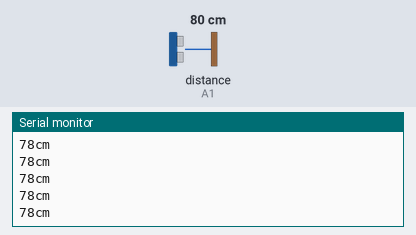
Bench run of a sketch on a simulated Arduino Uno, built with avr-gcc and run on an emulated ATmega328P. Shown: the last lines printed to the serial monitor. Wiring (inferred from the names in the program): ultrasonic range finder: trigger A0; echo A1. The test bench sets the inputs (shaded band); at power-on: distance to the obstacle (sensor on A1) 80 cm. The echo pulse lasts 58.3 µs per cm.

Above: at 1.3 s.
1.4 s: distance to the obstacle (sensor on A1) set to 2 cm
At 1.7 s:
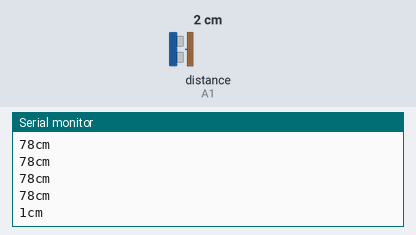
2.9 s: distance to the obstacle (sensor on A1) set to 4 cm
At 2.97 s:
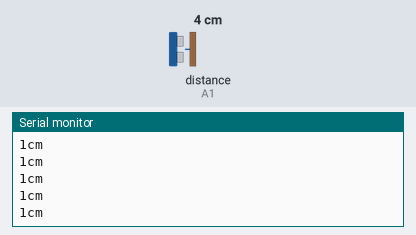
Timing chart, 0 to 5.9 s (numbered marks = the images above; inputs shaded):
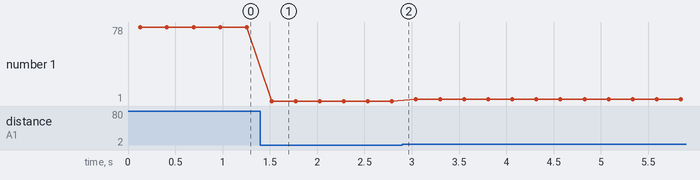

The sketch:

Sensor_Led_.ino
```cpp
#include "SR04.h"
#define TRIG_PIN A0
#define ECHO_PIN A1
#define LED1_PIN 0
#define LED2_PIN 1
#define LED3_PIN 2
#define LED4_PIN 3
#define LED5_PIN 4
SR04 sr04 = SR04(ECHO_PIN,TRIG_PIN);
long a;

void setup() {
   Serial.begin(9600);
   delay(100);
}

void loop() {
   a=sr04.Distance();
   Serial.print(a);
   Serial.println("cm");
   delay(100);
   digitalWrite (LED1_PIN, LOW);
   digitalWrite (LED2_PIN, LOW);
   digitalWrite (LED3_PIN, LOW);
   digitalWrite (LED4_PIN, LOW);
   digitalWrite (LED5_PIN, LOW);

   if (sr04.Distance() > 20)
   digitalWrite (LED1_PIN, HIGH);
   digitalWrite (LED2_PIN, LOW);
   digitalWrite (LED3_PIN, LOW);
   digitalWrite (LED4_PIN, LOW);
   digitalWrite (LED5_PIN, LOW);
   if (sr04.Distance() > 40)
   digitalWrite (LED2_PIN, HIGH);
    digitalWrite (LED1_PIN, LOW);
   digitalWrite (LED3_PIN, LOW);
   digitalWrite (LED4_PIN, LOW);
   digitalWrite (LED5_PIN, LOW);

   if (sr04.Distance() > 60)
   digitalWrite (LED3_PIN, HIGH);
    digitalWrite (LED1_PIN, LOW);
   digitalWrite (LED2_PIN, LOW);
   digitalWrite (LED4_PIN, LOW);
   digitalWrite (LED5_PIN, LOW);

   if (sr04.Distance() > 80)
   digitalWrite (LED4_PIN, HIGH);
   digitalWrite (LED1_PIN, LOW);
   digitalWrite (LED2_PIN, LOW);
   digitalWrite (LED3_PIN, LOW);
   digitalWrite (LED5_PIN, LOW);
   if (sr04.Distance() > 100)
   digitalWrite (LED5_PIN, HIGH);
   digitalWrite (LED1_PIN, LOW);
   digitalWrite (LED2_PIN, LOW);
   digitalWrite (LED3_PIN, LOW);
   digitalWrite (LED4_PIN, LOW);
}
```

Measured:
- after the input at 1.4 s, the serial monitor: prints a new line after 0.12 s (image 1)
- plotted number 1: 78 → 1 after the input at 1.4 s, 1 → 3 after the input at 2.9 s
